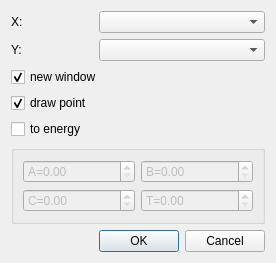
<?xml version="1.0" encoding="UTF-8"?>
<ui version="4.0">
 <class>GraphDialog</class>
 <widget class="QDialog" name="GraphDialog">
  <property name="geometry">
   <rect>
    <x>0</x>
    <y>0</y>
    <width>254</width>
    <height>234</height>
   </rect>
  </property>
  <property name="windowTitle">
   <string>Plot graph </string>
  </property>
  <property name="windowIcon">
   <iconset resource="../img.qrc">
    <normaloff>:/atom</normaloff>:/atom</iconset>
  </property>
  <layout class="QGridLayout" name="gridLayout">
   <item row="0" column="0">
    <widget class="QLabel" name="label">
     <property name="text">
      <string>X:</string>
     </property>
     <property name="alignment">
      <set>Qt::AlignLeading|Qt::AlignLeft|Qt::AlignVCenter</set>
     </property>
    </widget>
   </item>
   <item row="0" column="1">
    <widget class="QComboBox" name="DataX">
     <property name="toolTip">
      <string>list data for X axis</string>
     </property>
     <property name="whatsThis">
      <string>list data for X axis</string>
     </property>
    </widget>
   </item>
   <item row="1" column="0">
    <widget class="QLabel" name="label_2">
     <property name="text">
      <string>Y:</string>
     </property>
     <property name="alignment">
      <set>Qt::AlignLeading|Qt::AlignLeft|Qt::AlignVCenter</set>
     </property>
    </widget>
   </item>
   <item row="1" column="1">
    <widget class="QComboBox" name="DataY">
     <property name="toolTip">
      <string>list data for Y axis</string>
     </property>
     <property name="whatsThis">
      <string>list data for Y axis</string>
     </property>
    </widget>
   </item>
   <item row="2" column="0" colspan="2">
    <widget class="QCheckBox" name="newWindow">
     <property name="toolTip">
      <string>create graph in new window</string>
     </property>
     <property name="whatsThis">
      <string>create graph in new window</string>
     </property>
     <property name="text">
      <string>new window</string>
     </property>
     <property name="checked">
      <bool>true</bool>
     </property>
     <property name="tristate">
      <bool>false</bool>
     </property>
    </widget>
   </item>
   <item row="3" column="0">
    <widget class="QCheckBox" name="drawPoint">
     <property name="toolTip">
      <string>draw point on graph</string>
     </property>
     <property name="whatsThis">
      <string>draw point on graph</string>
     </property>
     <property name="text">
      <string>draw point</string>
     </property>
     <property name="checked">
      <bool>true</bool>
     </property>
    </widget>
   </item>
   <item row="4" column="0">
    <widget class="QCheckBox" name="toEnergy">
     <property name="toolTip">
      <string>transfer to energy</string>
     </property>
     <property name="whatsThis">
      <string>transfer to energy</string>
     </property>
     <property name="text">
      <string>to energy</string>
     </property>
    </widget>
   </item>
   <item row="5" column="0" colspan="2">
    <widget class="QGroupBox" name="coefficients">
     <property name="enabled">
      <bool>false</bool>
     </property>
     <property name="title">
      <string/>
     </property>
     <layout class="QGridLayout" name="gridLayout_2">
      <item row="0" column="0">
       <widget class="QDoubleSpinBox" name="A">
        <property name="toolTip">
         <string>coefficient A</string>
        </property>
        <property name="whatsThis">
         <string>coefficient A</string>
        </property>
        <property name="prefix">
         <string>A=</string>
        </property>
       </widget>
      </item>
      <item row="0" column="1">
       <widget class="QDoubleSpinBox" name="B">
        <property name="toolTip">
         <string>coefficient B</string>
        </property>
        <property name="whatsThis">
         <string>coefficient B</string>
        </property>
        <property name="prefix">
         <string>B=</string>
        </property>
       </widget>
      </item>
      <item row="1" column="0">
       <widget class="QDoubleSpinBox" name="C">
        <property name="toolTip">
         <string>coefficient C</string>
        </property>
        <property name="prefix">
         <string>C=</string>
        </property>
       </widget>
      </item>
      <item row="1" column="1">
       <widget class="QDoubleSpinBox" name="T">
        <property name="toolTip">
         <string>coefficient T</string>
        </property>
        <property name="whatsThis">
         <string>coefficient T</string>
        </property>
        <property name="prefix">
         <string>T=</string>
        </property>
       </widget>
      </item>
     </layout>
    </widget>
   </item>
   <item row="6" column="1">
    <widget class="QDialogButtonBox" name="buttonBox">
     <property name="toolTip">
      <string>create the grap or cancel</string>
     </property>
     <property name="whatsThis">
      <string>create the grap or cancel</string>
     </property>
     <property name="orientation">
      <enum>Qt::Horizontal</enum>
     </property>
     <property name="standardButtons">
      <set>QDialogButtonBox::Cancel|QDialogButtonBox::Ok</set>
     </property>
    </widget>
   </item>
  </layout>
 </widget>
 <resources>
  <include location="../img.qrc"/>
 </resources>
 <connections>
  <connection>
   <sender>buttonBox</sender>
   <signal>accepted()</signal>
   <receiver>GraphDialog</receiver>
   <slot>accept()</slot>
   <hints>
    <hint type="sourcelabel">
     <x>244</x>
     <y>224</y>
    </hint>
    <hint type="destinationlabel">
     <x>157</x>
     <y>274</y>
    </hint>
   </hints>
  </connection>
  <connection>
   <sender>buttonBox</sender>
   <signal>rejected()</signal>
   <receiver>GraphDialog</receiver>
   <slot>reject()</slot>
   <hints>
    <hint type="sourcelabel">
     <x>244</x>
     <y>224</y>
    </hint>
    <hint type="destinationlabel">
     <x>286</x>
     <y>274</y>
    </hint>
   </hints>
  </connection>
 </connections>
</ui>
